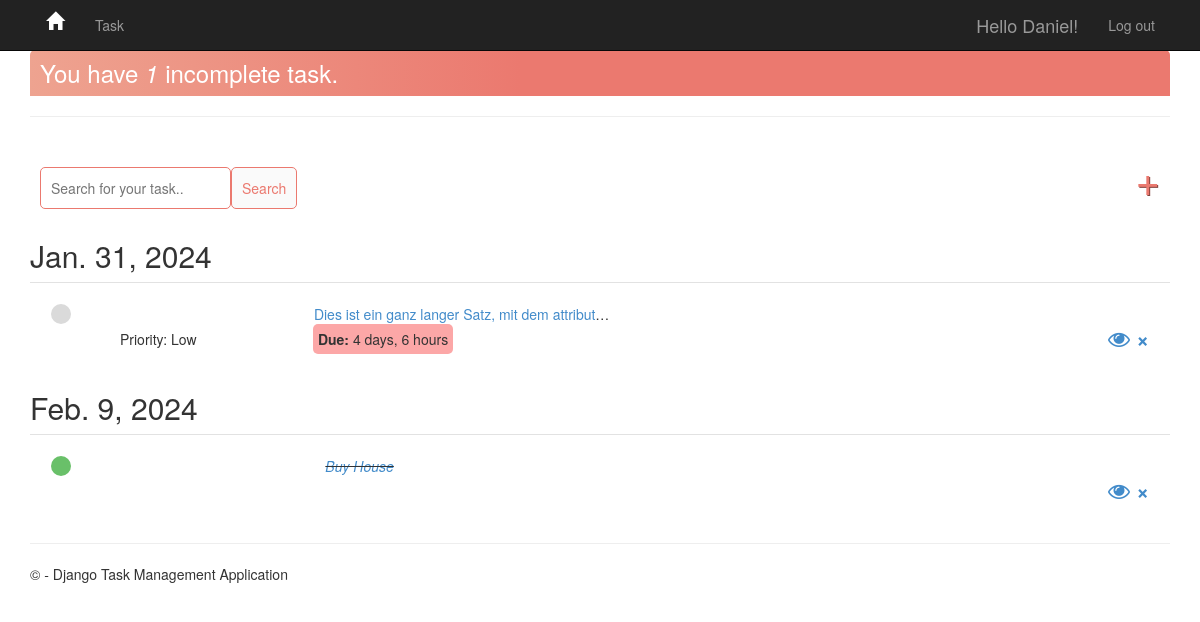
The app's page /task/ (signed in) with its own data.
### app/models.py (models this page shows)
class Task(models.Model):
    PRIORITY_CHOICES = [
        ('L', 'Low'),
        ('M', 'Medium'),
        ('H', 'High'),
        ('F', 'Fast Lane'),
    ]
    due_date = models.DateField(
        auto_now_add=False, auto_now=False, blank=True, null=True)
    user = models.ForeignKey(
        User, on_delete=models.CASCADE, null=True, blank=True)
    title = models.CharField(max_length=200)
    description = models.TextField(null=True, blank=True)
    complete = models.BooleanField(default=False)
    create = models.DateTimeField(auto_now_add=True)
    update = models.DateTimeField(auto_now=True)
    priority = models.CharField(
        max_length=1,
        choices=PRIORITY_CHOICES,
        default='L',
    )
    def __str__(self):
        return self.title
    class Meta:
        ordering = ['complete']

### app/views.py (the view)
# urls.py: path('task/', views.TaskList.as_view(), name='tasks'),
class TaskList(LoginRequiredMixin, ListView):
    model = Task
    context_object_name = 'tasks'
    def get_context_data(self, **kwargs):
        context = super().get_context_data(**kwargs)
        context['tasks'] = context['tasks'].filter(user=self.request.user)
        search_input = self.request.GET.get('search-area') or ''
        if search_input:
            context['tasks'] = context['tasks'].filter(
                title__startswith=search_input)
        context['search_input'] = search_input
        context['count'] = context['tasks'].filter(complete=False).count()
        dates = context['tasks'].dates('due_date', 'day')
        tasks_by_date = {date: context['tasks'].filter(
            due_date=date).order_by('-priority') for date in dates}
        context['tasks_by_date'] = tasks_by_date
        return context
    def get_queryset(self):
        return Task.objects.filter(user=self.request.user).order_by('-due_date', '-priority')

### app/templates/app/task_list.html (shortened to what this page needs)
{% extends 'app/layout.html' %}
{% block content %}
<div class="header-bar">
    <div>
        <h3 style="margin:0">You have <i>{{ count }}</i> incomplete task{{ count|pluralize:"s" }}.</h3>
    </div>
</div>
<hr>
<div id="search-add-wrapper">
    <form method="GET" style="margin-top: 20px; display: flex;">
        <input type="text" name='search-area' value="{{ search_input }}" placeholder="Search for your task.." />
        <input class="button" type="submit" value='Search' />
    </form>
    <a id="add-link" href="{% url 'task-create' %}">&#x2b;</a>
</div>
<div class="task-items-wrapper">
    {% for date, tasks in tasks_by_date.items %}
    <h2>{{ date }}</h2>
    {% for task in tasks %}
    <div class="task-wrapper">
        {% if task.complete %}
        <table>
            <tr>
                <td style="text-align: left;">
                    <div class="task-complete-icon"></div>
                </td>
                <td style="text-align: left; max-width: 20em; white-space: nowrap; overflow: hidden; text-overflow: ellipsis;">
                    <i><s><a href="{% url 'task-update' task.id %}">{{ task }}</a></s></i>
                </td>
            <tr>
                <td style="width: 20em;"></td>
            </tr>
            <td style="width: 300px;"></td>
            <td style="width: 300px;"></td>
            <td style="width: 600px; text-align: right;">
                <div class="delete-link">
                    <a class="fa fa-eye" href="{% url 'task' task.id %}" style="text-decoration: none"></a>
                    <a href="{% url 'task-delete' task.id %}" style="text-decoration: none">&#215;</a>
                </div>
            </td>
            </tr>
        </table>
        {% else %}
        <table>
            <tr>
                <td style="text-align: left;">
                    <div class="task-incomplete-icon"></div>
                </td>
                <td style="text-align: left; max-width: 20em; white-space: nowrap; overflow: hidden; text-overflow: ellipsis;">
                    <a href="{% url 'task-update' task.id %}">{{ task }}</a>
                </td>
            </tr>
            <tr>
                <td style="width: 20em;"></td>
            </tr>
            <tr>
                <td style="text-align: left; word-wrap: break-word; padding-left: 5em;">
                    <span class="task-priority">Priority: {{ task.get_priority_display }}</span>
                </td>
                <td style="width: 300px; text-align: left; word-wrap: break-word; padding-left: 0em;">
                    <span class="timer"><b>Due: </b>{{ task.due_date|timeuntil }}</span>
                </td>
                <td style="width: 600px; text-align: right;">
                    <div class="delete-link">
                        <a class="fa fa-eye" href="{% url 'task' task.id %}" style="text-decoration: none"></a>
                        <a href="{% url 'task-delete' task.id %}" style="text-decoration: none">&#215;</a>
                    </div>
                </td>
            </tr>
        </table>
        {% endif %}
    </div>
    {% endfor %}
    {% empty %}
    <h2>No items in list</h2>
    {% endfor %}
</div>
{% endblock content %}

### app/templates/app/loginpartial.html (shortened to what this page needs)
{% if user.is_authenticated %}
<form id="logoutForm" action="/logout/" method="post" class="navbar-right">
    <ul class="nav navbar-nav navbar-right">
        <li><span class="navbar-brand">Hello {{ user.username }}!</span></li>
        <li><a href="javascript:document.getElementById('logoutForm').submit()">Log out</a></li>
    </ul>
</form>
{% else %}
<ul class="nav navbar-nav navbar-right">
    <li><a href="{% url 'login' %}">Log in</a></li>
    <li><a href="{% url 'signup' %}">Sign up</a></li>
</ul>
{% endif %}

### app/static/app/content/site.css (style rules this page uses)
body { padding-top: 50px; padding-bottom: 20px; }
input, select, textarea { max-width: 280px; }
.task-priority { text-align: right; }

### app/static/app/content/customcss.css (style rules this page uses)
.header-bar { display: flex; justify-content: space-between; color: #fff; padding: 10px; border-radius: 5px 5px 0 0; background: linear-gradient(90deg,#EEA390 0%, #EB796F 43%, #EB796F 100%); }
.task-wrapper { display: flex; align-items: center; justify-content: flex-start; padding: 20px; background-color: #fff; border-top: 1px solid rgb(226, 226, 226); flex-direction: row; flex-wrap: nowrap; }
.task-complete-icon { height: 20px; width: 20px; background-color: rgb(105, 192, 105); border-radius: 50%; }
.task-incomplete-icon { height: 20px; width: 20px; background-color: rgb(218, 218, 218); border-radius: 50%; }
.delete-link { text-decoration: none; font-weight: 900; color: #CF4949; font-size: 22px; line-height: 0; }
#search-add-wrapper { display: flex; justify-content: space-between; align-items: center; padding: 10px; }
#add-link { color: #EB796F; text-decoration: none; font-size: 42px; text-shadow: 1px 1px #81413B; }
input[type=text], input[type=password], textarea { border: 1px solid #EB796F; border-radius: 5px; padding: 10px; width: 90%; }
.button { border: 1px solid #EB796F; background-color: #FAFAFA; color: #EB796F; padding: 10px; font-size: 14px; border-radius: 5px; cursor: pointer; text-decoration: none; }
.timer { background-color: #FCA7A7; border-radius: 5px; padding: 5px; }

### records on screen
Task: title "Dies ist ein ganz langer Satz, mit dem attribut…", priority "Low", due_date "4 days, 6 hours"
Task: title "Buy House"

### other values on screen
{{ user.username }} "Daniel"
{{ count }} "1"
{{ date }} "Jan. 31, 2024" "Feb. 9, 2024"
